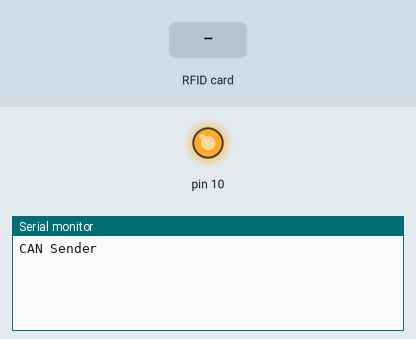
Recording of a sketch running on a simulated Arduino Uno, built with avr-gcc and run on an emulated ATmega328P. Shown: output pins drawn as LEDs (lit = HIGH), the last lines printed to the serial monitor. The inputs (shaded band) are chosen by the test bench. Random numbers use the default seed unless the sketch sets one.

Above: at 1.2 s.
1.3 s: RFID card AA BC DA 81 held to the reader
At 2.3 s:
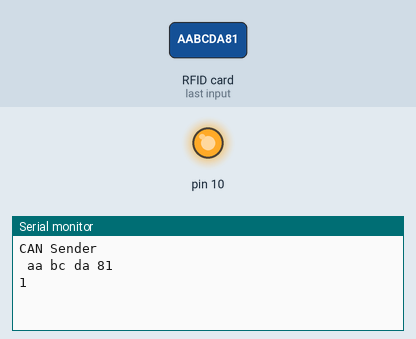
2.8 s: RFID card D9 C4 8D 9D held to the reader
At 3.7 s:
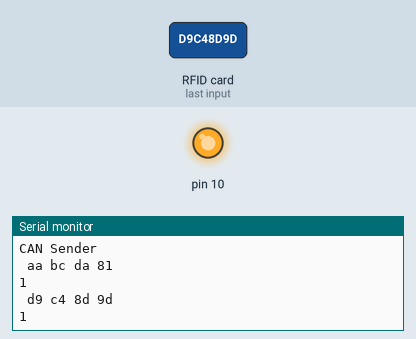
4.3 s: RFID card 5E 7A 19 C4 held to the reader
At 5.0 s:
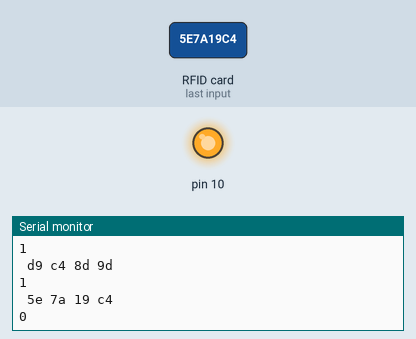

The sketch:

Transmitter.ino
```cpp
#include <CAN.h>
#include <MFRC522.h>

#define SS_PIN 8
#define RST_PIN 9
#define nCards 2

String tst[nCards] = {" aa bc da 81", " d9 c4 8d 9d"};
MFRC522 mfrc522(SS_PIN, RST_PIN);

void setup() {
  Serial.begin(9600);
  while (!Serial);

  Serial.println("CAN Sender");

  // start the CAN bus at 500 kbps
  if (!CAN.begin(500E3)) {
    Serial.println("Starting CAN failed!");
    while (1);
  }
  SPI.begin();
  mfrc522.PCD_Init();
}

void loop() {
  if (!mfrc522.PICC_IsNewCardPresent())
  {
    return;
  }
  // Select one of the cards
  if (!mfrc522.PICC_ReadCardSerial())
  {
    return;
  }
  // Serial.print("UID tag :");
  String content= "";
  byte letter;
  for (byte i = 0; i < mfrc522.uid.size; i++)
  {
    // Serial.print(mfrc522.uid.uidByte[i] < 0x10 ? " 0" : " ");
    // Serial.print(mfrc522.uid.uidByte[i], HEX);
    content.concat(String(mfrc522.uid.uidByte[i] < 0x10 ? " 0" : " "));
    content.concat(String(mfrc522.uid.uidByte[i], HEX));
  }
  Serial.println(content);
  Serial.println(checkCard(content));

  if (checkCard(content)) {
    String txt = "";
    // char res = Serial.read();

    // Serial.print("res = ");
    // Serial.print(res);
    // Serial.println();

    txt.concat(random(3) + 1);
    txt.concat(' ');
    txt.concat(checkUser(content));

    // Serial.println(txt);

    CAN.beginPacket(0x12);
    for (int i=0; i<txt.length(); i++) {
      CAN.write((char)txt[i]);
      // Serial.println(content[i]);
    }
    CAN.endPacket();
    // Serial.println("msg set");
  }
  // Serial.println(content.length());
  // CAN.beginPacket(0x12);
  // for (int i=0; i<content.length(); i++) {
  //   CAN.write((char)content[i]);
  //   // Serial.println(content[i]);
  // }
  // // CAN.write('8');
  // CAN.endPacket();
  // Serial.println("done");

  // delay(1000);
  // Serial.println();

  delay(1000);
}

int checkCard(String str) {
  for (int i=0; i<nCards; i++) {
    if (str == tst[i]) {
      return 1;
    }
  }

  return 0;
}

int checkUser(String str) {
  for (int i=0; i<nCards; i++) {
    if (str == tst[i]) {
      return i + 1;
    }
  }
}
```

Measured:
- after the input at 1.3 s, the serial monitor: prints a new line at once (image 1)
- after the input at 2.8 s, the serial monitor: prints a new line at once (image 2)
- after the input at 4.3 s, the serial monitor: prints a new line at once (image 3)
